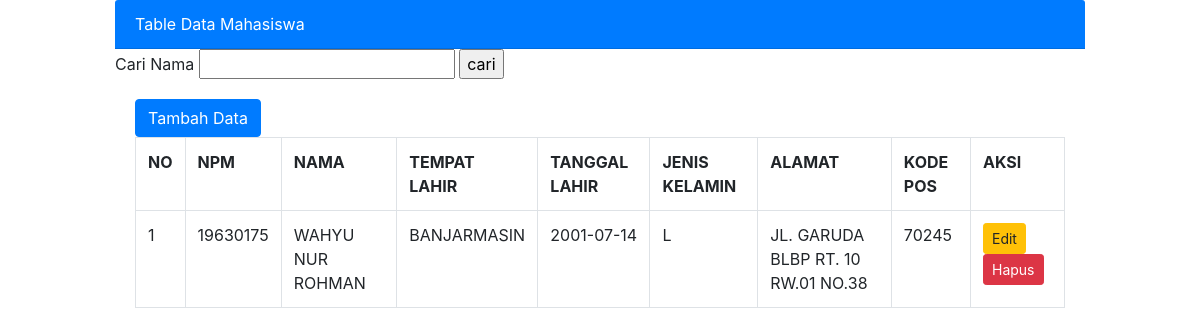
Page /data_mahasiswa.php?s=WAHYU NUR ROHMAN on the committed database.
### tables this page shows
CREATE TABLE `tblmhs` (
  `npm` varchar(8) NOT NULL,
  `nama` varchar(100) NOT NULL,
  `tempat_lahir` varchar(50) NOT NULL,
  `tanggal_lahir` date NOT NULL,
  `jenis_kelamin` enum('L','P') NOT NULL,
  `alamat` text NOT NULL,
  `kodepos` varchar(5) NOT NULL
);

### data_mahasiswa.php (the view, shortened to what this page needs)
<!DOCTYPE html>
<html lang="en">
<head>
    <link rel="stylesheet" href="css/bootstrap.css">
</head>
<body>
    <div class="container col-md-10">
    <div class="card-header bg-primary text-white">
        Table Data Mahasiswa
    </div>
    <form method="GET" action="">
        Cari Nama <input type="text" name="s">
        <input type="submit" value="cari">
    </form>
        <div class="card-body">
            <a href="index.php" class="btn btn-primary">Tambah Data</a>
            <table class="table table-bordered">
                <tr>
                    <th>NO</th>
                    <th>NPM</th>
                    <th>NAMA</th>
                    <th>TEMPAT LAHIR</th>
                    <th>TANGGAL LAHIR</th>
                    <th>JENIS KELAMIN</th>
                    <th>ALAMAT</th>
                    <th>KODE POS</th>
                    <th>AKSI</th>
                </tr>
            <?php
                include "koneksi.php";
                $no = 1;
                if (isset($_GET['s']))
                {
                    $NAMA = $_GET['s'];
                    $tampil = mysqli_query($koneksi, "SELECT * FROM tblmhs WHERE NAMA LIKE '%$NAMA'");
                }else
                $tampil = mysqli_query($koneksi, "SELECT * FROM tblmhs");
                while ($data = mysqli_fetch_array($tampil))
                {
            ?>
            <tr>
                    <td><?php echo $no++;?> </td>
                    <td><?php echo $data ['npm']?></td>
                    <td><?php echo $data ['nama']?></td>
                    <td><?php echo $data ['tempat_lahir']?></td>
                    <td><?php echo $data ['tanggal_lahir']?></td>
                    <td><?php echo $data ['jenis_kelamin']?></td>
                    <td><?php echo $data ['alamat']?></td>
                    <td><?php echo $data ['kodepos']?></td>
            <td>
                    <a href="edit_data.php?npm=<?php echo $data['npm'];?>" class="btn btn-sm btn-warning">Edit</a>
                    <a href="hapus_data.php?npm=<?php echo $data['npm'];?>" class="btn btn-sm btn-danger">Hapus</a>
            </td>
            </tr>
            <?php } ?>
            </table>
        </div>
    </body>
</html>

### rows in the picture
tblmhs: npm "19630175", nama "WAHYU NUR ROHMAN", tempat_lahir "BANJARMASIN", tanggal_lahir "2001-07-14", jenis_kelamin "L", alamat "JL. GARUDA BLBP RT. 10 RW.01 NO.38", kodepos "70245"
